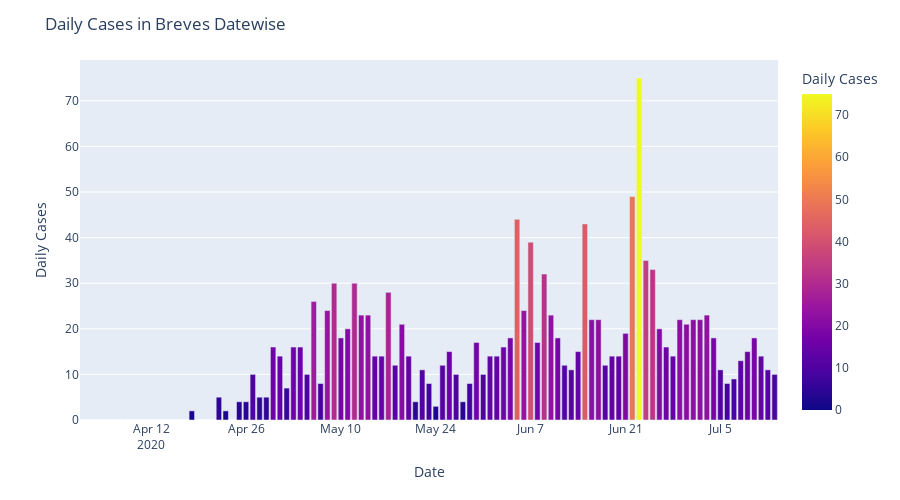

The cell this chart's notebook holds for it:
### Code cell
#ax = df_breves['Confirmed'].diff(1).plot()
#df_breves['Confirmed'].diff(1).rolling(7).mean().plot(ax=ax, label='7 Day Average')
#carona_data['Daily Cases_mean'] = carona_data['Confirmed'].diff(1).rolling(7).mean()
#Daily Cases in Breves Datewise
carona_data = df_breves.groupby(['Date'])['Confirmed'].sum().reset_index().sort_values('Confirmed',ascending = True)
carona_data['Daily Cases'] = carona_data['Confirmed'].sub(carona_data['Confirmed'].shift())
carona_data['Daily Cases'].iloc[0] = carona_data['Confirmed'].iloc[0]
carona_data['Daily Cases'] = carona_data['Daily Cases'].astype(int)
fig = px.bar(carona_data, y='Daily Cases', x='Date',hover_data =['Daily Cases'], color='Daily Cases', height=500)
fig.update_layout(
    title='Daily Cases in Breves Datewise')
fig.show()

### Figure 1 — Plotly figure (JSON) as saved in the notebook; plotly's stock layout.template omitted (floating-point values rounded to 4 significant figures)
{"data": [{"alignmentgroup": "True", "customdata": [[0], [0], [0], [0], [0], [0], [0], [0], [0], [0], [0], [0], [0], [0], [0], [0], [2], [0], [0], [0], [5], [2], [4], [0], [4], [10], [5], [5], [16], [14], [7], [16], [16], [10], [26], [8], [24], [30], [18], [20], [30], [23], [23], [14], [14], [28], [12], [21], [14], [4], [11], [8], [3], [12], [15], [10], [4], [8], [17], [10], [14], [14], [16], [18], [44], [24], [39], [17], [32], [23], [18], [12], [11], [15], [43], [22], [22], [12], [14], [14], [19], [49], [75], [35], [33], [20], [16], [14], [22], [21], [22], [22], [23], [18], [11], [8], [9], [13], [15], [18], [14], [11], [10]], "hovertemplate": "Date=%{x}<br>Daily Cases=%{marker.color}<extra></extra>", "legendgroup": "", "marker": {"color": [0, 0, 0, 0, 0, 0, 0, 0, 0, 0, 0, 0, 0, 0, 0, 0, 2, 0, 0, 0, 5, 2, 4, 0, 4, 10, 5, 5, 16, 14, 7, 16, 16, 10, 26, 8, 24, 30, 18, 20, 30, 23, 23, 14, 14, 28, 12, 21, 14, 4, 11, 8, 3, 12, 15, 10, 4, 8, 17, 10, 14, 14, 16, 18, 44, 24, 39, 17, 32, 23, 18, 12, 11, 15, 43, 22, 22, 12, 14, 14, 19, 49, 75, 35, 33, 20, 16, 14, 22, 21, 22, 22, 23, 18, 11, 8, 9, 13, 15, 18, 14, 11, 10], "coloraxis": "coloraxis"}, "name": "", "offsetgroup": "", "orientation": "v", "showlegend": false, "textposition": "auto", "type": "bar", "x": ["2020-04-02T00:00:00", "2020-04-17T00:00:00", "2020-04-16T00:00:00", "2020-04-15T00:00:00", "2020-04-13T00:00:00", "2020-04-12T00:00:00", "2020-04-11T00:00:00", "2020-04-10T00:00:00", "2020-04-14T00:00:00", "2020-04-08T00:00:00", "2020-04-07T00:00:00", "2020-04-06T00:00:00", "2020-04-05T00:00:00", "2020-04-04T00:00:00", "2020-04-03T00:00:00", "2020-04-09T00:00:00", "2020-04-18T00:00:00", "2020-04-19T00:00:00", "2020-04-20T00:00:00", "2020-04-21T00:00:00", "2020-04-22T00:00:00", "2020-04-23T00:00:00", "2020-04-25T00:00:00", "2020-04-24T00:00:00", "2020-04-26T00:00:00", "2020-04-27T00:00:00", "2020-04-28T00:00:00", "2020-04-29T00:00:00", "2020-04-30T00:00:00", "2020-05-01T00:00:00", "2020-05-02T00:00:00", "2020-05-03T00:00:00", "2020-05-04T00:00:00", "2020-05-05T00:00:00", "2020-05-06T00:00:00", "2020-05-07T00:00:00", "2020-05-08T00:00:00", "2020-05-09T00:00:00", "2020-05-10T00:00:00", "2020-05-11T00:00:00", "2020-05-12T00:00:00", "2020-05-13T00:00:00", "2020-05-14T00:00:00", "2020-05-15T00:00:00", "2020-05-16T00:00:00", "2020-05-17T00:00:00", "2020-05-18T00:00:00", "2020-05-19T00:00:00", "2020-05-20T00:00:00", "2020-05-21T00:00:00", "2020-05-22T00:00:00", "2020-05-23T00:00:00", "2020-05-24T00:00:00", "2020-05-25T00:00:00", "2020-05-26T00:00:00", "2020-05-27T00:00:00", "2020-05-28T00:00:00", "2020-05-29T00:00:00", "2020-05-30T00:00:00", "2020-05-31T00:00:00", "2020-06-01T00:00:00", "2020-06-02T00:00:00", "2020-06-03T00:00:00", "2020-06-04T00:00:00", "2020-06-05T00:00:00", "2020-06-06T00:00:00", "2020-06-07T00:00:00", "2020-06-08T00:00:00", "2020-06-09T00:00:00", "2020-06-10T00:00:00", "2020-06-11T00:00:00", "2020-06-12T00:00:00", "2020-06-13T00:00:00", "2020-06-14T00:00:00", "2020-06-15T00:00:00", "2020-06-16T00:00:00", "2020-06-17T00:00:00", "2020-06-18T00:00:00", "2020-06-19T00:00:00", "2020-06-20T00:00:00", "2020-06-21T00:00:00", "2020-06-22T00:00:00", "2020-06-23T00:00:00", "2020-06-24T00:00:00", "2020-06-25T00:00:00", "2020-06-26T00:00:00", "2020-06-27T00:00:00", "2020-06-28T00:00:00", "2020-06-29T00:00:00", "2020-06-30T00:00:00", "2020-07-01T00:00:00", "2020-07-02T00:00:00", "2020-07-03T00:00:00", "2020-07-04T00:00:00", "2020-07-05T00:00:00", "2020-07-06T00:00:00", "2020-07-07T00:00:00", "2020-07-08T00:00:00", "2020-07-09T00:00:00", "2020-07-10T00:00:00", "2020-07-11T00:00:00", "2020-07-12T00:00:00", "2020-07-13T00:00:00"], "xaxis": "x", "y": [0, 0, 0, 0, 0, 0, 0, 0, 0, 0, 0, 0, 0, 0, 0, 0, 2, 0, 0, 0, 5, 2, 4, 0, 4, 10, 5, 5, 16, 14, 7, 16, 16, 10, 26, 8, 24, 30, 18, 20, 30, 23, 23, 14, 14, 28, 12, 21, 14, 4, 11, 8, 3, 12, 15, 10, 4, 8, 17, 10, 14, 14, 16, 18, 44, 24, 39, 17, 32, 23, 18, 12, 11, 15, 43, 22, 22, 12, 14, 14, 19, 49, 75, 35, 33, 20, 16, 14, 22, 21, 22, 22, 23, 18, 11, 8, 9, 13, 15, 18, 14, 11, 10], "yaxis": "y"}], "layout": {"barmode": "relative", "coloraxis": {"colorbar": {"title": {"text": "Daily Cases"}}, "colorscale": [[0, "#0d0887"], [0.1111, "#46039f"], [0.2222, "#7201a8"], [0.3333, "#9c179e"], [0.4444, "#bd3786"], [0.5556, "#d8576b"], [0.6667, "#ed7953"], [0.7778, "#fb9f3a"], [0.8889, "#fdca26"], [1, "#f0f921"]]}, "height": 500, "legend": {"tracegroupgap": 0}, "margin": {"t": 60}, "title": {"text": "Daily Cases in Breves Datewise"}, "xaxis": {"anchor": "y", "domain": [0, 1], "title": {"text": "Date"}}, "yaxis": {"anchor": "x", "domain": [0, 1], "title": {"text": "Daily Cases"}}}}
